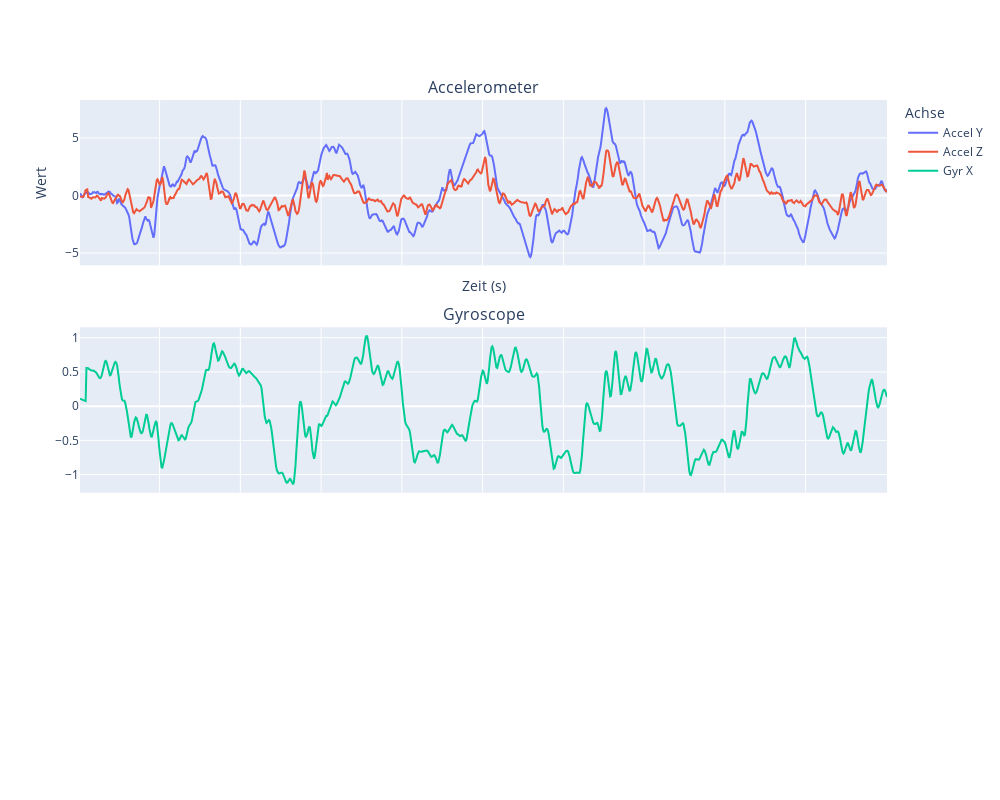

Notebook code cell kept with this figure:
### Code cell
plot_df(filtered_df_sq)

### Figure 1 — Plotly figure (JSON) as saved in the notebook; plotly's stock layout.template omitted (floating-point values rounded to 4 significant figures; data arrays with more than 128 entries replaced by an {"elided": "..."} marker saying what was removed)
{"data": [{"name": "Accel Y", "type": "scatter", "x": {"elided": "1001 float values"}, "y": {"elided": "1001 float values"}}, {"name": "Accel Z", "type": "scatter", "x": {"elided": "1001 float values"}, "y": {"elided": "1001 float values"}}, {"marker": {"size": 4}, "name": "Gyr X", "type": "scatter", "x": {"elided": "1001 float values"}, "xaxis": "x2", "y": {"elided": "1001 float values"}, "yaxis": "y2"}], "layout": {"annotations": [{"font": {"size": 16}, "showarrow": false, "text": "Accelerometer", "x": 0.5, "xanchor": "center", "xref": "paper", "y": 1, "yanchor": "bottom", "yref": "paper"}, {"font": {"size": 16}, "showarrow": false, "text": "Gyroscope", "x": 0.5, "xanchor": "center", "xref": "paper", "y": 0.6333, "yanchor": "bottom", "yref": "paper"}], "height": 800, "legend": {"title": {"text": "Achse"}}, "width": 1000, "xaxis": {"anchor": "y", "domain": [0, 1], "matches": "x3", "showticklabels": false, "title": {"text": "Zeit (s)"}}, "xaxis2": {"anchor": "y2", "domain": [0, 1], "matches": "x3", "showticklabels": false}, "xaxis3": {"anchor": "y3", "domain": [0, 1]}, "yaxis": {"anchor": "x", "domain": [0.7333, 1], "title": {"text": "Wert"}}, "yaxis2": {"anchor": "x2", "domain": [0.3667, 0.6333]}, "yaxis3": {"anchor": "x3", "domain": [0, 0.2667]}}}
